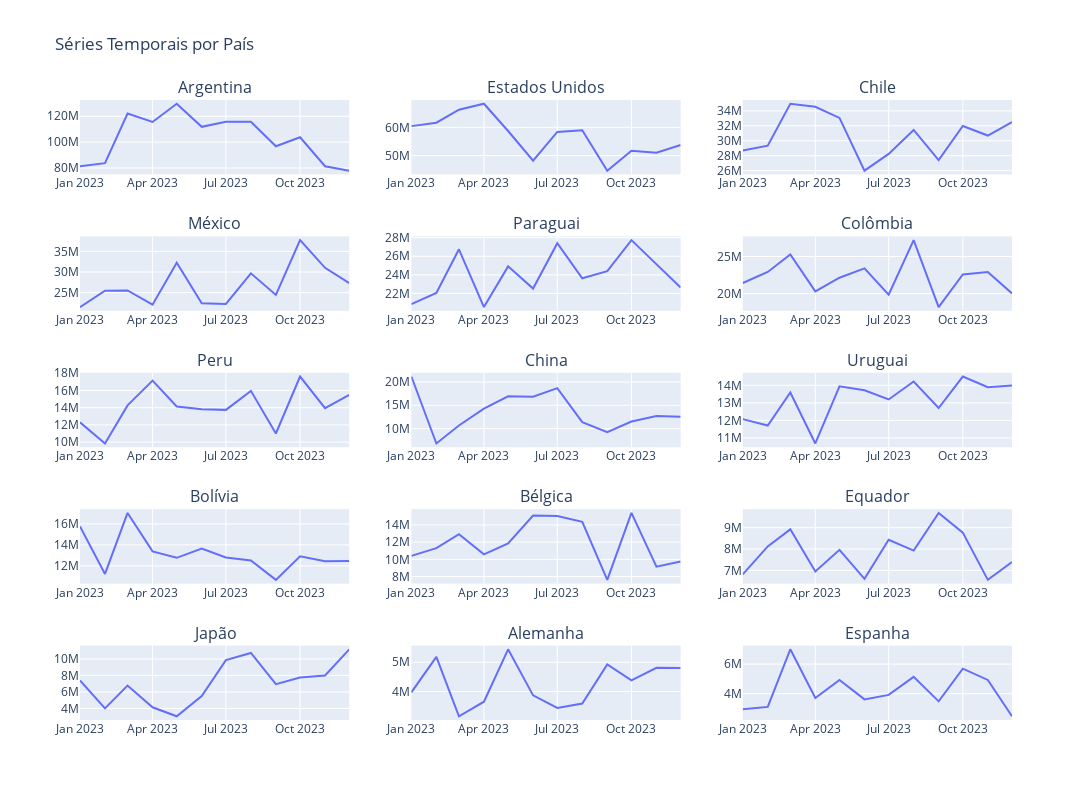

This figure's notebook cell:
### Code cell
# Criar lista de países únicos
countries = anl_pais['País'].unique()

# Criar a figura com 3 colunas e 5 linhas
fig = subplots.make_subplots(rows=5, cols=3, subplot_titles=countries)

# Adicionar um gráfico de linha para cada país
for i, country in enumerate(countries):
    # Filtrar dados para o país específico
    country_data = df[df['País'] == country]
    
    # Criar o gráfico de linha
    fig.add_trace(
        px.line(country_data, x='Data', y='Valor FOB (US$)', title=country).data[0],
        row=(i // 3) + 1, col=(i % 3) + 1
    )

# Atualizar layout da figura
fig.update_layout(height=800, width=1500, title_text="Séries Temporais por País")
fig.show()

### Figure 1 — Plotly figure (JSON) as saved in the notebook; plotly's stock layout.template omitted (floating-point values rounded to 4 significant figures)
{"data": [{"hovertemplate": "Data=%{x}<br>Valor FOB (US$)=%{y}<extra></extra>", "legendgroup": "", "line": {"color": "#636efa", "dash": "solid"}, "marker": {"symbol": "circle"}, "mode": "lines", "name": "", "orientation": "v", "showlegend": false, "type": "scatter", "x": ["2023-12-01T00:00:00", "2023-11-01T00:00:00", "2023-10-01T00:00:00", "2023-09-01T00:00:00", "2023-08-01T00:00:00", "2023-07-01T00:00:00", "2023-06-01T00:00:00", "2023-05-01T00:00:00", "2023-04-01T00:00:00", "2023-03-01T00:00:00", "2023-02-01T00:00:00", "2023-01-01T00:00:00"], "xaxis": "x", "y": [77929977, 81377580, 103772988, 96814018, 115717317, 115837749, 111835711, 129726001, 115635071, 122139417, 83767497, 81345208], "yaxis": "y"}, {"hovertemplate": "Data=%{x}<br>Valor FOB (US$)=%{y}<extra></extra>", "legendgroup": "", "line": {"color": "#636efa", "dash": "solid"}, "marker": {"symbol": "circle"}, "mode": "lines", "name": "", "orientation": "v", "showlegend": false, "type": "scatter", "x": ["2023-12-01T00:00:00", "2023-11-01T00:00:00", "2023-10-01T00:00:00", "2023-09-01T00:00:00", "2023-08-01T00:00:00", "2023-07-01T00:00:00", "2023-06-01T00:00:00", "2023-05-01T00:00:00", "2023-04-01T00:00:00", "2023-03-01T00:00:00", "2023-02-01T00:00:00", "2023-01-01T00:00:00"], "xaxis": "x2", "y": [53778718, 50999008, 51733028, 44683538, 58989416, 58371708, 48190622, 58693749, 68336590, 66208010, 61634906, 60424010], "yaxis": "y2"}, {"hovertemplate": "Data=%{x}<br>Valor FOB (US$)=%{y}<extra></extra>", "legendgroup": "", "line": {"color": "#636efa", "dash": "solid"}, "marker": {"symbol": "circle"}, "mode": "lines", "name": "", "orientation": "v", "showlegend": false, "type": "scatter", "x": ["2023-12-01T00:00:00", "2023-11-01T00:00:00", "2023-10-01T00:00:00", "2023-09-01T00:00:00", "2023-08-01T00:00:00", "2023-07-01T00:00:00", "2023-06-01T00:00:00", "2023-05-01T00:00:00", "2023-04-01T00:00:00", "2023-03-01T00:00:00", "2023-02-01T00:00:00", "2023-01-01T00:00:00"], "xaxis": "x3", "y": [32494772, 30698292, 31976538, 27404268, 31447689, 28242016, 25993521, 33054736, 34551016, 34957357, 29342501, 28684673], "yaxis": "y3"}, {"hovertemplate": "Data=%{x}<br>Valor FOB (US$)=%{y}<extra></extra>", "legendgroup": "", "line": {"color": "#636efa", "dash": "solid"}, "marker": {"symbol": "circle"}, "mode": "lines", "name": "", "orientation": "v", "showlegend": false, "type": "scatter", "x": ["2023-12-01T00:00:00", "2023-11-01T00:00:00", "2023-10-01T00:00:00", "2023-09-01T00:00:00", "2023-08-01T00:00:00", "2023-07-01T00:00:00", "2023-06-01T00:00:00", "2023-05-01T00:00:00", "2023-04-01T00:00:00", "2023-03-01T00:00:00", "2023-02-01T00:00:00", "2023-01-01T00:00:00"], "xaxis": "x4", "y": [27328180, 31014148, 37750160, 24436190, 29679878, 22240274, 22416075, 32261377, 22066585, 25515731, 25444526, 21486430], "yaxis": "y4"}, {"hovertemplate": "Data=%{x}<br>Valor FOB (US$)=%{y}<extra></extra>", "legendgroup": "", "line": {"color": "#636efa", "dash": "solid"}, "marker": {"symbol": "circle"}, "mode": "lines", "name": "", "orientation": "v", "showlegend": false, "type": "scatter", "x": ["2023-12-01T00:00:00", "2023-11-01T00:00:00", "2023-10-01T00:00:00", "2023-09-01T00:00:00", "2023-08-01T00:00:00", "2023-07-01T00:00:00", "2023-06-01T00:00:00", "2023-05-01T00:00:00", "2023-04-01T00:00:00", "2023-03-01T00:00:00", "2023-02-01T00:00:00", "2023-01-01T00:00:00"], "xaxis": "x5", "y": [22645007, 25162259, 27738881, 24394481, 23638927, 27411981, 22528567, 24914814, 20535413, 26751086, 22059492, 20858455], "yaxis": "y5"}, {"hovertemplate": "Data=%{x}<br>Valor FOB (US$)=%{y}<extra></extra>", "legendgroup": "", "line": {"color": "#636efa", "dash": "solid"}, "marker": {"symbol": "circle"}, "mode": "lines", "name": "", "orientation": "v", "showlegend": false, "type": "scatter", "x": ["2023-12-01T00:00:00", "2023-11-01T00:00:00", "2023-10-01T00:00:00", "2023-09-01T00:00:00", "2023-08-01T00:00:00", "2023-07-01T00:00:00", "2023-06-01T00:00:00", "2023-05-01T00:00:00", "2023-04-01T00:00:00", "2023-03-01T00:00:00", "2023-02-01T00:00:00", "2023-01-01T00:00:00"], "xaxis": "x6", "y": [20018732, 22917884, 22577683, 18178543, 27210812, 19840140, 23397233, 22138699, 20289105, 25269158, 22920712, 21430066], "yaxis": "y6"}, {"hovertemplate": "Data=%{x}<br>Valor FOB (US$)=%{y}<extra></extra>", "legendgroup": "", "line": {"color": "#636efa", "dash": "solid"}, "marker": {"symbol": "circle"}, "mode": "lines", "name": "", "orientation": "v", "showlegend": false, "type": "scatter", "x": ["2023-12-01T00:00:00", "2023-11-01T00:00:00", "2023-10-01T00:00:00", "2023-09-01T00:00:00", "2023-08-01T00:00:00", "2023-07-01T00:00:00", "2023-06-01T00:00:00", "2023-05-01T00:00:00", "2023-04-01T00:00:00", "2023-03-01T00:00:00", "2023-02-01T00:00:00", "2023-01-01T00:00:00"], "xaxis": "x7", "y": [15487729, 13950744, 17620973, 10997326, 15954220, 13744992, 13808851, 14145019, 17141935, 14265254, 9838759, 12292979], "yaxis": "y7"}, {"hovertemplate": "Data=%{x}<br>Valor FOB (US$)=%{y}<extra></extra>", "legendgroup": "", "line": {"color": "#636efa", "dash": "solid"}, "marker": {"symbol": "circle"}, "mode": "lines", "name": "", "orientation": "v", "showlegend": false, "type": "scatter", "x": ["2023-12-01T00:00:00", "2023-11-01T00:00:00", "2023-10-01T00:00:00", "2023-09-01T00:00:00", "2023-08-01T00:00:00", "2023-07-01T00:00:00", "2023-06-01T00:00:00", "2023-05-01T00:00:00", "2023-04-01T00:00:00", "2023-03-01T00:00:00", "2023-02-01T00:00:00", "2023-01-01T00:00:00"], "xaxis": "x8", "y": [12515671, 12677056, 11507942, 9225029, 11384893, 18686982, 16833733, 16943833, 14266732, 10643321, 6784791, 21190518], "yaxis": "y8"}, {"hovertemplate": "Data=%{x}<br>Valor FOB (US$)=%{y}<extra></extra>", "legendgroup": "", "line": {"color": "#636efa", "dash": "solid"}, "marker": {"symbol": "circle"}, "mode": "lines", "name": "", "orientation": "v", "showlegend": false, "type": "scatter", "x": ["2023-12-01T00:00:00", "2023-11-01T00:00:00", "2023-10-01T00:00:00", "2023-09-01T00:00:00", "2023-08-01T00:00:00", "2023-07-01T00:00:00", "2023-06-01T00:00:00", "2023-05-01T00:00:00", "2023-04-01T00:00:00", "2023-03-01T00:00:00", "2023-02-01T00:00:00", "2023-01-01T00:00:00"], "xaxis": "x9", "y": [13985977, 13895799, 14501037, 12704209, 14215103, 13194418, 13719185, 13944903, 10685231, 13592476, 11707308, 12073982], "yaxis": "y9"}, {"hovertemplate": "Data=%{x}<br>Valor FOB (US$)=%{y}<extra></extra>", "legendgroup": "", "line": {"color": "#636efa", "dash": "solid"}, "marker": {"symbol": "circle"}, "mode": "lines", "name": "", "orientation": "v", "showlegend": false, "type": "scatter", "x": ["2023-12-01T00:00:00", "2023-11-01T00:00:00", "2023-10-01T00:00:00", "2023-09-01T00:00:00", "2023-08-01T00:00:00", "2023-07-01T00:00:00", "2023-06-01T00:00:00", "2023-05-01T00:00:00", "2023-04-01T00:00:00", "2023-03-01T00:00:00", "2023-02-01T00:00:00", "2023-01-01T00:00:00"], "xaxis": "x10", "y": [12457125, 12441318, 12912396, 10661575, 12506250, 12799740, 13648525, 12764465, 13376020, 17043840, 11230560, 15757195], "yaxis": "y10"}, {"hovertemplate": "Data=%{x}<br>Valor FOB (US$)=%{y}<extra></extra>", "legendgroup": "", "line": {"color": "#636efa", "dash": "solid"}, "marker": {"symbol": "circle"}, "mode": "lines", "name": "", "orientation": "v", "showlegend": false, "type": "scatter", "x": ["2023-12-01T00:00:00", "2023-11-01T00:00:00", "2023-10-01T00:00:00", "2023-09-01T00:00:00", "2023-08-01T00:00:00", "2023-07-01T00:00:00", "2023-06-01T00:00:00", "2023-05-01T00:00:00", "2023-04-01T00:00:00", "2023-03-01T00:00:00", "2023-02-01T00:00:00", "2023-01-01T00:00:00"], "xaxis": "x11", "y": [9760719, 9152396, 15394793, 7618019, 14366636, 15046995, 15096811, 11850843, 10582135, 12924066, 11301692, 10409028], "yaxis": "y11"}, {"hovertemplate": "Data=%{x}<br>Valor FOB (US$)=%{y}<extra></extra>", "legendgroup": "", "line": {"color": "#636efa", "dash": "solid"}, "marker": {"symbol": "circle"}, "mode": "lines", "name": "", "orientation": "v", "showlegend": false, "type": "scatter", "x": ["2023-12-01T00:00:00", "2023-11-01T00:00:00", "2023-10-01T00:00:00", "2023-09-01T00:00:00", "2023-08-01T00:00:00", "2023-07-01T00:00:00", "2023-06-01T00:00:00", "2023-05-01T00:00:00", "2023-04-01T00:00:00", "2023-03-01T00:00:00", "2023-02-01T00:00:00", "2023-01-01T00:00:00"], "xaxis": "x12", "y": [7389257, 6558538, 8766891, 9687417, 7927985, 8433534, 6609829, 7961227, 6950103, 8920557, 8123412, 6816256], "yaxis": "y12"}, {"hovertemplate": "Data=%{x}<br>Valor FOB (US$)=%{y}<extra></extra>", "legendgroup": "", "line": {"color": "#636efa", "dash": "solid"}, "marker": {"symbol": "circle"}, "mode": "lines", "name": "", "orientation": "v", "showlegend": false, "type": "scatter", "x": ["2023-12-01T00:00:00", "2023-11-01T00:00:00", "2023-10-01T00:00:00", "2023-09-01T00:00:00", "2023-08-01T00:00:00", "2023-07-01T00:00:00", "2023-06-01T00:00:00", "2023-05-01T00:00:00", "2023-04-01T00:00:00", "2023-03-01T00:00:00", "2023-02-01T00:00:00", "2023-01-01T00:00:00"], "xaxis": "x13", "y": [11169691, 8003703, 7763500, 6949716, 10731787, 9862137, 5516538, 3053310, 4145823, 6774411, 4007102, 7397972], "yaxis": "y13"}, {"hovertemplate": "Data=%{x}<br>Valor FOB (US$)=%{y}<extra></extra>", "legendgroup": "", "line": {"color": "#636efa", "dash": "solid"}, "marker": {"symbol": "circle"}, "mode": "lines", "name": "", "orientation": "v", "showlegend": false, "type": "scatter", "x": ["2023-12-01T00:00:00", "2023-11-01T00:00:00", "2023-10-01T00:00:00", "2023-09-01T00:00:00", "2023-08-01T00:00:00", "2023-07-01T00:00:00", "2023-06-01T00:00:00", "2023-05-01T00:00:00", "2023-04-01T00:00:00", "2023-03-01T00:00:00", "2023-02-01T00:00:00", "2023-01-01T00:00:00"], "xaxis": "x14", "y": [4800496, 4808626, 4382723, 4926455, 3590791, 3439701, 3868103, 5440630, 3651179, 3154031, 5181188, 3972848], "yaxis": "y14"}, {"hovertemplate": "Data=%{x}<br>Valor FOB (US$)=%{y}<extra></extra>", "legendgroup": "", "line": {"color": "#636efa", "dash": "solid"}, "marker": {"symbol": "circle"}, "mode": "lines", "name": "", "orientation": "v", "showlegend": false, "type": "scatter", "x": ["2023-12-01T00:00:00", "2023-11-01T00:00:00", "2023-10-01T00:00:00", "2023-09-01T00:00:00", "2023-08-01T00:00:00", "2023-07-01T00:00:00", "2023-06-01T00:00:00", "2023-05-01T00:00:00", "2023-04-01T00:00:00", "2023-03-01T00:00:00", "2023-02-01T00:00:00", "2023-01-01T00:00:00"], "xaxis": "x15", "y": [2471292, 4929948, 5691967, 3482288, 5138611, 3916957, 3613974, 4931642, 3711597, 7003718, 3104263, 2941795], "yaxis": "y15"}], "layout": {"annotations": [{"font": {"size": 16}, "showarrow": false, "text": "Argentina", "x": 0.1444, "xanchor": "center", "xref": "paper", "y": 1, "yanchor": "bottom", "yref": "paper"}, {"font": {"size": 16}, "showarrow": false, "text": "Estados Unidos", "x": 0.5, "xanchor": "center", "xref": "paper", "y": 1, "yanchor": "bottom", "yref": "paper"}, {"font": {"size": 16}, "showarrow": false, "text": "Chile", "x": 0.8556, "xanchor": "center", "xref": "paper", "y": 1, "yanchor": "bottom", "yref": "paper"}, {"font": {"size": 16}, "showarrow": false, "text": "México", "x": 0.1444, "xanchor": "center", "xref": "paper", "y": 0.78, "yanchor": "bottom", "yref": "paper"}, {"font": {"size": 16}, "showarrow": false, "text": "Paraguai", "x": 0.5, "xanchor": "center", "xref": "paper", "y": 0.78, "yanchor": "bottom", "yref": "paper"}, {"font": {"size": 16}, "showarrow": false, "text": "Colômbia", "x": 0.8556, "xanchor": "center", "xref": "paper", "y": 0.78, "yanchor": "bottom", "yref": "paper"}, {"font": {"size": 16}, "showarrow": false, "text": "Peru", "x": 0.1444, "xanchor": "center", "xref": "paper", "y": 0.56, "yanchor": "bottom", "yref": "paper"}, {"font": {"size": 16}, "showarrow": false, "text": "China", "x": 0.5, "xanchor": "center", "xref": "paper", "y": 0.56, "yanchor": "bottom", "yref": "paper"}, {"font": {"size": 16}, "showarrow": false, "text": "Uruguai", "x": 0.8556, "xanchor": "center", "xref": "paper", "y": 0.56, "yanchor": "bottom", "yref": "paper"}, {"font": {"size": 16}, "showarrow": false, "text": "Bolívia", "x": 0.1444, "xanchor": "center", "xref": "paper", "y": 0.34, "yanchor": "bottom", "yref": "paper"}, {"font": {"size": 16}, "showarrow": false, "text": "Bélgica", "x": 0.5, "xanchor": "center", "xref": "paper", "y": 0.34, "yanchor": "bottom", "yref": "paper"}, {"font": {"size": 16}, "showarrow": false, "text": "Equador", "x": 0.8556, "xanchor": "center", "xref": "paper", "y": 0.34, "yanchor": "bottom", "yref": "paper"}, {"font": {"size": 16}, "showarrow": false, "text": "Japão", "x": 0.1444, "xanchor": "center", "xref": "paper", "y": 0.12, "yanchor": "bottom", "yref": "paper"}, {"font": {"size": 16}, "showarrow": false, "text": "Alemanha", "x": 0.5, "xanchor": "center", "xref": "paper", "y": 0.12, "yanchor": "bottom", "yref": "paper"}, {"font": {"size": 16}, "showarrow": false, "text": "Espanha", "x": 0.8556, "xanchor": "center", "xref": "paper", "y": 0.12, "yanchor": "bottom", "yref": "paper"}], "height": 800, "title": {"text": "Séries Temporais por País"}, "width": 1500, "xaxis": {"anchor": "y", "domain": [0, 0.2889]}, "xaxis10": {"anchor": "y10", "domain": [0, 0.2889]}, "xaxis11": {"anchor": "y11", "domain": [0.3556, 0.6444]}, "xaxis12": {"anchor": "y12", "domain": [0.7111, 1]}, "xaxis13": {"anchor": "y13", "domain": [0, 0.2889]}, "xaxis14": {"anchor": "y14", "domain": [0.3556, 0.6444]}, "xaxis15": {"anchor": "y15", "domain": [0.7111, 1]}, "xaxis2": {"anchor": "y2", "domain": [0.3556, 0.6444]}, "xaxis3": {"anchor": "y3", "domain": [0.7111, 1]}, "xaxis4": {"anchor": "y4", "domain": [0, 0.2889]}, "xaxis5": {"anchor": "y5", "domain": [0.3556, 0.6444]}, "xaxis6": {"anchor": "y6", "domain": [0.7111, 1]}, "xaxis7": {"anchor": "y7", "domain": [0, 0.2889]}, "xaxis8": {"anchor": "y8", "domain": [0.3556, 0.6444]}, "xaxis9": {"anchor": "y9", "domain": [0.7111, 1]}, "yaxis": {"anchor": "x", "domain": [0.88, 1]}, "yaxis10": {"anchor": "x10", "domain": [0.22, 0.34]}, "yaxis11": {"anchor": "x11", "domain": [0.22, 0.34]}, "yaxis12": {"anchor": "x12", "domain": [0.22, 0.34]}, "yaxis13": {"anchor": "x13", "domain": [0, 0.12]}, "yaxis14": {"anchor": "x14", "domain": [0, 0.12]}, "yaxis15": {"anchor": "x15", "domain": [0, 0.12]}, "yaxis2": {"anchor": "x2", "domain": [0.88, 1]}, "yaxis3": {"anchor": "x3", "domain": [0.88, 1]}, "yaxis4": {"anchor": "x4", "domain": [0.66, 0.78]}, "yaxis5": {"anchor": "x5", "domain": [0.66, 0.78]}, "yaxis6": {"anchor": "x6", "domain": [0.66, 0.78]}, "yaxis7": {"anchor": "x7", "domain": [0.44, 0.56]}, "yaxis8": {"anchor": "x8", "domain": [0.44, 0.56]}, "yaxis9": {"anchor": "x9", "domain": [0.44, 0.56]}}}
